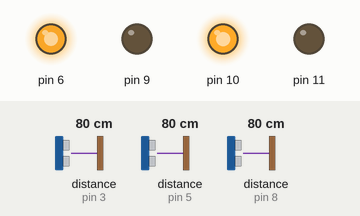
This sketch was run on a simulated Arduino Uno, built with avr-gcc and run on an emulated ATmega328P. On the bench: output pins drawn as LEDs (lit = HIGH). Wiring (inferred from the names in the program): 3 × ultrasonic range finder: trigger pin 2, echo pin 3 / trigger pin 4, echo pin 5 / trigger pin 7, echo pin 8. The inputs (shaded band) are chosen by the test bench; at power-on: distance to the obstacle (sensors on pin 3, pin 8, pin 5) 80 cm. The echo pulse lasts 58.3 µs per cm; pins used as bus, display or sensor lines are not drawn.

Above: at 1.2 s.
1.3 s: distance to the obstacle (sensor on pin 3) set to 18 cm
2.8 s: distance to the obstacle (sensor on pin 3) set to 14 cm
At 3.7 s:
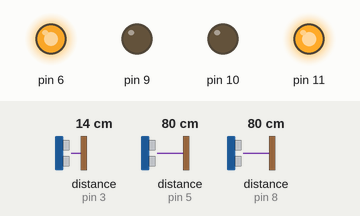
4.3 s: distance to the obstacle (sensor on pin 8) set to 30 cm
5.8 s: distance to the obstacle (sensor on pin 8) set to 23 cm
At 6.7 s:
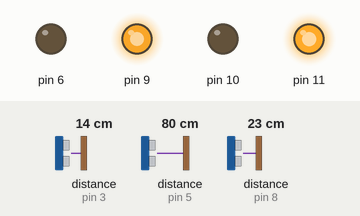
Timing chart, 0 to 8.3 s (numbered marks = the images above; inputs shaded):
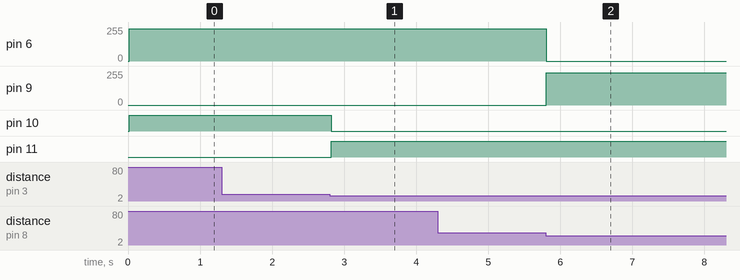

The sketch:

arduino.ino
```cpp
#include "structs.h"

Car car; // define car variable

int minCenterDist = 25;
int minSideDist = 15;

float leftSpeedMultiplier = 0.95;
float rightSpeedMultiplier = 1.0;

void setup()
{
    // assign pins
    car.pins.output.distanceLeftTrig = 2;
    car.pins.input.distanceLeftEcho = 3;
    car.pins.output.distanceCenterTrig = 4;
    car.pins.input.distanceCenterEcho = 5;
    car.pins.output.distanceRightTrig = 7;
    car.pins.input.distanceRightEcho = 8;

    car.pins.output.leftForward = 6;
    car.pins.output.leftBackward = 9;
    car.pins.output.rightForward = 10;
    car.pins.output.rightBackward = 11;

    pinMode(car.pins.output.distanceLeftTrig, OUTPUT);
    pinMode(car.pins.input.distanceLeftEcho, INPUT);
    pinMode(car.pins.output.distanceCenterTrig, OUTPUT);
    pinMode(car.pins.input.distanceCenterEcho, INPUT);
    pinMode(car.pins.output.distanceRightTrig, OUTPUT);
    pinMode(car.pins.input.distanceRightEcho, INPUT);

    pinMode(car.pins.output.leftForward, OUTPUT);
    pinMode(car.pins.output.leftBackward, OUTPUT);
    pinMode(car.pins.output.rightForward, OUTPUT);
    pinMode(car.pins.output.rightBackward, OUTPUT);

    Serial.begin(9600); // TODO: REMOVE
}

long getDistance(int trigPin, int echoPin)
{
    long duration;

    digitalWrite(trigPin, LOW);
    delayMicroseconds(2);
    digitalWrite(trigPin, HIGH);
    delayMicroseconds(10);
    digitalWrite(trigPin, LOW);
    duration = pulseIn(echoPin, HIGH);
    return duration * 0.034 / 2; // calculate distance from duration
}

void querySensors()
{
    Distance distance;

    distance.left = getDistance(car.pins.output.distanceLeftTrig, car.pins.input.distanceLeftEcho);
    distance.center = getDistance(car.pins.output.distanceCenterTrig, car.pins.input.distanceCenterEcho);
    distance.right = getDistance(car.pins.output.distanceRightTrig, car.pins.input.distanceRightEcho);

    car.distance = distance;
}

void setControls(float left, float right)
{
    float leftSpeed = left * leftSpeedMultiplier * 255;
    float rightSpeed = right * rightSpeedMultiplier * 255;

    if (leftSpeed >= 0.0)
    {
        analogWrite(car.pins.output.leftForward, abs(leftSpeed));
        analogWrite(car.pins.output.leftBackward, 0);
    }
    else
    {
        analogWrite(car.pins.output.leftBackward, abs(leftSpeed));
        analogWrite(car.pins.output.leftForward, 0);
    }

    if (rightSpeed >= 0.0)
    {
        analogWrite(car.pins.output.rightForward, abs(rightSpeed));
        analogWrite(car.pins.output.rightBackward, 0);
    }
    else
    {
        analogWrite(car.pins.output.rightBackward, abs(rightSpeed));
        analogWrite(car.pins.output.rightForward, 0);
    }
}

void loop()
{
    querySensors();

    if ((car.distance.center < minCenterDist) || (car.distance.left < minSideDist) || (car.distance.right < minSideDist))
    {
        if (car.distance.left > minCenterDist)
        {
            setControls(-1.0, 1.0); // turn left
        }
        else if (car.distance.right > minCenterDist)
        {
            setControls(1.0, -1.0); // turn right
        }
        else
        {
            setControls(-1.0, -1.0); // ride backwards
        }
    }
    else if (car.distance.center < (minCenterDist * 2))
    {
        setControls(0.5, 0.5); // ride slowly forwards
    }
    else
    {
        setControls(1.0, 1.0); // ride forwards
    }

    // Serial.print("Left: ");
    // Serial.println(car.distance.left);
    // Serial.print("Center: ");
    // Serial.println(car.distance.center);
    // Serial.print("Right: ");
    // Serial.println(car.distance.right);
}
```

structs.h
```cpp
struct Distance
{
    float left;
    float center;
    float right;
};

struct Pins
{
    struct Input
    {
        int distanceLeftEcho;
        int distanceCenterEcho;
        int distanceRightEcho;
        int leftForward;
        int leftBackward;
        int rightForward;
        int rightBackward;
    };
    Input input;

    struct Output
    {
        int distanceLeftTrig;
        int distanceCenterTrig;
        int distanceRightTrig;
        int leftForward;
        int leftBackward;
        int rightForward;
        int rightBackward;
    };
    Output output;
};

struct Car
{
    struct Connection
    {
        char* ip;
        long rssi;
    };
    Connection connection;
    Pins pins;
    Distance distance;
    char* Id;
};

struct Conn
{
    char* ssid;
    char* password;
};
```

Measured:
- the behaviour switches between 16 and 15 cm on distance to the obstacle (sensor on pin 3) (found by bisection; images 0 and 1)
- the behaviour switches between 27 and 26 cm on distance to the obstacle (sensor on pin 8) (found by bisection; images 1 and 2)
- after the input at 1.3 s, every drawn part: stays the same
- after the input at 2.8 s, pin 10: HIGH → LOW at once; pin 11: LOW → HIGH at once
- after the input at 4.3 s, every drawn part: stays the same
- after the input at 5.8 s, pin 6: 242/255 → 0/255 at once; pin 9: 0/255 → 242/255 at once
